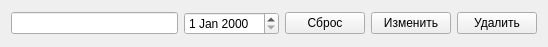
<?xml version="1.0" encoding="UTF-8"?>
<ui version="4.0">
 <class>reminder</class>
 <widget class="QWidget" name="reminder">
  <property name="geometry">
   <rect>
    <x>0</x>
    <y>0</y>
    <width>548</width>
    <height>47</height>
   </rect>
  </property>
  <property name="sizePolicy">
   <sizepolicy hsizetype="Preferred" vsizetype="Preferred">
    <horstretch>0</horstretch>
    <verstretch>0</verstretch>
   </sizepolicy>
  </property>
  <property name="windowTitle">
   <string>Form</string>
  </property>
  <layout class="QVBoxLayout" name="verticalLayout">
   <item>
    <layout class="QHBoxLayout" name="horizontalLayout">
     <item>
      <widget class="QLineEdit" name="reminder_title">
       <property name="sizePolicy">
        <sizepolicy hsizetype="Minimum" vsizetype="Fixed">
         <horstretch>0</horstretch>
         <verstretch>0</verstretch>
        </sizepolicy>
       </property>
      </widget>
     </item>
     <item>
      <widget class="QDateEdit" name="reminder_date">
       <property name="sizePolicy">
        <sizepolicy hsizetype="Maximum" vsizetype="Fixed">
         <horstretch>0</horstretch>
         <verstretch>0</verstretch>
        </sizepolicy>
       </property>
      </widget>
     </item>
     <item>
      <widget class="QPushButton" name="btn_reset">
       <property name="sizePolicy">
        <sizepolicy hsizetype="Maximum" vsizetype="Fixed">
         <horstretch>0</horstretch>
         <verstretch>0</verstretch>
        </sizepolicy>
       </property>
       <property name="text">
        <string>Сброс</string>
       </property>
      </widget>
     </item>
     <item>
      <widget class="QPushButton" name="btn_change">
       <property name="sizePolicy">
        <sizepolicy hsizetype="Maximum" vsizetype="Fixed">
         <horstretch>0</horstretch>
         <verstretch>0</verstretch>
        </sizepolicy>
       </property>
       <property name="text">
        <string>Изменить</string>
       </property>
      </widget>
     </item>
     <item>
      <widget class="QPushButton" name="btn_del">
       <property name="sizePolicy">
        <sizepolicy hsizetype="Maximum" vsizetype="Fixed">
         <horstretch>0</horstretch>
         <verstretch>0</verstretch>
        </sizepolicy>
       </property>
       <property name="text">
        <string>Удалить</string>
       </property>
      </widget>
     </item>
    </layout>
   </item>
  </layout>
 </widget>
 <resources/>
 <connections/>
</ui>
